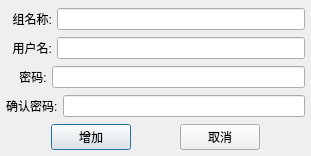
<?xml version="1.0" encoding="UTF-8"?>
<ui version="4.0">
 <class>addUserDlg</class>
 <widget class="QDialog" name="addUserDlg">
  <property name="geometry">
   <rect>
    <x>0</x>
    <y>0</y>
    <width>311</width>
    <height>156</height>
   </rect>
  </property>
  <property name="windowTitle">
   <string>增加用户设置</string>
  </property>
  <layout class="QVBoxLayout" name="verticalLayout" stretch="2,2,2,2,1">
   <property name="spacing">
    <number>5</number>
   </property>
   <property name="leftMargin">
    <number>6</number>
   </property>
   <property name="topMargin">
    <number>6</number>
   </property>
   <property name="rightMargin">
    <number>6</number>
   </property>
   <property name="bottomMargin">
    <number>1</number>
   </property>
   <item>
    <layout class="QHBoxLayout" name="horizontalLayout">
     <item>
      <widget class="QLabel" name="label">
       <property name="text">
        <string>  组名称:</string>
       </property>
      </widget>
     </item>
     <item>
      <widget class="QLineEdit" name="groupLineEdit">
       <property name="readOnly">
        <bool>true</bool>
       </property>
      </widget>
     </item>
    </layout>
   </item>
   <item>
    <layout class="QHBoxLayout" name="horizontalLayout_2">
     <item>
      <widget class="QLabel" name="label_2">
       <property name="text">
        <string>  用户名:</string>
       </property>
      </widget>
     </item>
     <item>
      <widget class="QLineEdit" name="userEdit"/>
     </item>
    </layout>
   </item>
   <item>
    <layout class="QHBoxLayout" name="horizontalLayout_3">
     <item>
      <widget class="QLabel" name="label_3">
       <property name="text">
        <string>    密码:</string>
       </property>
      </widget>
     </item>
     <item>
      <widget class="QLineEdit" name="pwdEdit">
       <property name="echoMode">
        <enum>QLineEdit::Password</enum>
       </property>
      </widget>
     </item>
    </layout>
   </item>
   <item>
    <layout class="QHBoxLayout" name="horizontalLayout_4">
     <item>
      <widget class="QLabel" name="label_4">
       <property name="text">
        <string>确认密码:</string>
       </property>
      </widget>
     </item>
     <item>
      <widget class="QLineEdit" name="pwd1Edit">
       <property name="echoMode">
        <enum>QLineEdit::Password</enum>
       </property>
      </widget>
     </item>
    </layout>
   </item>
   <item>
    <layout class="QHBoxLayout" name="horizontalLayout_5">
     <item>
      <spacer name="horizontalSpacer">
       <property name="orientation">
        <enum>Qt::Horizontal</enum>
       </property>
       <property name="sizeHint" stdset="0">
        <size>
         <width>40</width>
         <height>20</height>
        </size>
       </property>
      </spacer>
     </item>
     <item>
      <widget class="QPushButton" name="addBtn">
       <property name="text">
        <string>增加</string>
       </property>
      </widget>
     </item>
     <item>
      <spacer name="horizontalSpacer_3">
       <property name="orientation">
        <enum>Qt::Horizontal</enum>
       </property>
       <property name="sizeHint" stdset="0">
        <size>
         <width>40</width>
         <height>20</height>
        </size>
       </property>
      </spacer>
     </item>
     <item>
      <widget class="QPushButton" name="cancleBtn">
       <property name="text">
        <string>取消</string>
       </property>
      </widget>
     </item>
     <item>
      <spacer name="horizontalSpacer_2">
       <property name="orientation">
        <enum>Qt::Horizontal</enum>
       </property>
       <property name="sizeHint" stdset="0">
        <size>
         <width>40</width>
         <height>20</height>
        </size>
       </property>
      </spacer>
     </item>
    </layout>
   </item>
  </layout>
 </widget>
 <resources/>
 <connections/>
</ui>
